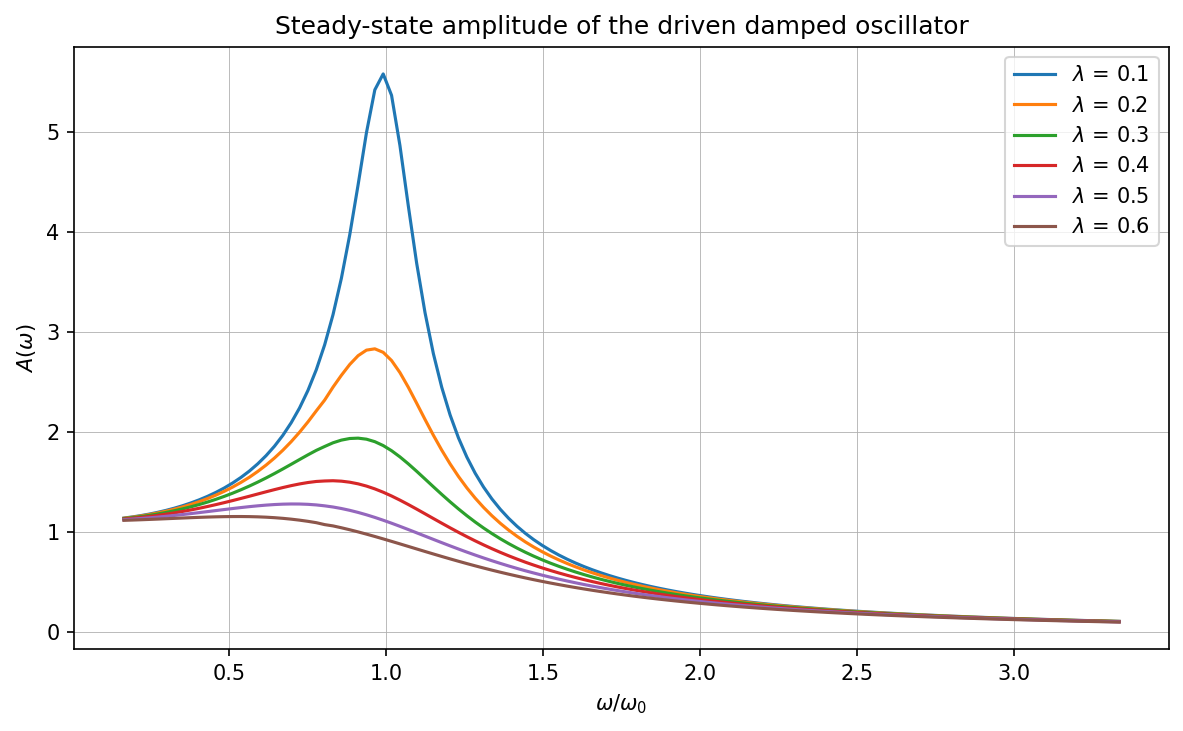

Write the Python code that produced this figure.
"""
Worksheet 2, Problem 2  --  Python 3 corrected version of p2.py

Damped and driven oscillator

    d2(theta)/dt2 + 2 lambda w0 d(theta)/dt + w0^2 theta = (F0/m) sin(w t)

Integrate, plot the steady-state amplitude against the relative frequency
w/w0 for different damping, and numerically determine the resonant frequency
    w_r = w0 sqrt(1 - 2 lambda^2).

The original p2.py was already correct; this version is a tidy-up.

Changes made relative to the original p2.py
-------------------------------------------
1. f1 and f2 were redefined on every pass of a 600-iteration nested loop.
   They are now module-level functions taking their parameters as arguments,
   so nothing closes over a loop variable.
2. n = np.where(A == np.amax(A)) sat inside the inner loop, where only its
   last value was ever used.  The argmax is now taken once, after the sweep.
3. The measured resonance is compared against the analytic
   w_r = w0 sqrt(1 - 2 lambda^2), and the case 2 lambda^2 >= 1 (no resonance
   peak at all) is handled instead of silently reporting the grid edge.
4. A finer frequency grid and parabolic interpolation through the three
   points around the peak, so the resonance is resolved below the grid
   spacing instead of being quantised to it.
5. plt.legend() is called once at the end rather than once per curve.

Algorithms are hand written: no ODE solver is imported.
"""

import numpy as np
import matplotlib.pyplot as plt


def f_pos(v):
    """d(theta)/dt = v"""
    return v


def f_vel(x, v, t, lam, w0, w_drive, F):
    """d(v)/dt = -2 lambda w0 v - w0^2 x + F sin(w t)"""
    return -2.0 * lam * w0 * v - w0 ** 2 * x + F * np.sin(w_drive * t)


def rk4_driven(lam, w0, w_drive, F, t_end=300.0, n_steps=3000,
               x0=0.0, v0=4.0):
    """Classic RK4 with correct half-step stage times."""
    t = np.linspace(0.0, t_end, n_steps)
    dt = t[1] - t[0]
    x = np.zeros(n_steps)
    v = np.zeros(n_steps)
    x[0], v[0] = x0, v0

    for i in range(n_steps - 1):
        ti = t[i]

        k1x = f_pos(v[i])
        k1v = f_vel(x[i], v[i], ti, lam, w0, w_drive, F)

        k2x = f_pos(v[i] + 0.5 * dt * k1v)
        k2v = f_vel(x[i] + 0.5 * dt * k1x, v[i] + 0.5 * dt * k1v,
                    ti + 0.5 * dt, lam, w0, w_drive, F)

        k3x = f_pos(v[i] + 0.5 * dt * k2v)
        k3v = f_vel(x[i] + 0.5 * dt * k2x, v[i] + 0.5 * dt * k2v,
                    ti + 0.5 * dt, lam, w0, w_drive, F)

        k4x = f_pos(v[i] + dt * k3v)
        k4v = f_vel(x[i] + dt * k3x, v[i] + dt * k3v,
                    ti + dt, lam, w0, w_drive, F)

        x[i + 1] = x[i] + dt * (k1x + 2.0 * k2x + 2.0 * k3x + k4x) / 6.0
        v[i + 1] = v[i] + dt * (k1v + 2.0 * k2v + 2.0 * k3v + k4v) / 6.0

    return t, x, v


def steady_amplitude(lam, w0, w_drive, F, transient_fraction=0.5):
    """
    Peak displacement after the transient has decayed.  The first half of the
    trajectory is discarded, which is what "steady state" means here.
    """
    _, x, _ = rk4_driven(lam, w0, w_drive, F)
    start = int(len(x) * transient_fraction)
    return np.max(np.abs(x[start:]))


def parabolic_peak(xs, ys, i):
    """
    Refine the location of a maximum by fitting a parabola through the three
    samples around index i.  Hand-written; no curve-fitting routine used.
    """
    if i == 0 or i == len(xs) - 1:
        return xs[i]
    y0, y1, y2 = ys[i - 1], ys[i], ys[i + 1]
    denom = y0 - 2.0 * y1 + y2
    if denom == 0.0:
        return xs[i]
    # vertex offset in units of the (uniform) grid spacing
    delta = 0.5 * (y0 - y2) / denom
    return xs[i] + delta * (xs[i + 1] - xs[i])


def main():
    w0 = 3.0
    F = 10.0
    w_grid = np.linspace(0.5, 10.0, 120)
    lambdas = np.arange(0.1, 0.7, 0.1)

    fig, ax = plt.subplots(figsize=(8, 5))

    print("%-10s %-14s %-14s %-10s" %
          ("lambda", "w_r measured", "w_r analytic", "rel. error"))

    for lam in lambdas:
        A = np.zeros(len(w_grid))
        for j, w_drive in enumerate(w_grid):
            A[j] = steady_amplitude(lam, w0, w_drive, F)

        peak = int(np.argmax(A))
        w_r = parabolic_peak(w_grid, A, peak)

        if 1.0 - 2.0 * lam ** 2 > 0.0:
            w_r_exact = w0 * np.sqrt(1.0 - 2.0 * lam ** 2)
            rel = abs(w_r - w_r_exact) / w_r_exact
            print("%-10.2f %-14.4f %-14.4f %-10.2e"
                  % (lam, w_r, w_r_exact, rel))
        else:
            print("%-10.2f %-14.4f %-14s %-10s"
                  % (lam, w_r, "none", "-- overdamped, no peak"))

        ax.plot(w_grid / w0, A, label=r"$\lambda$ = %.1f" % lam)

    ax.set_xlabel(r"$\omega/\omega_0$")
    ax.set_ylabel(r"$A(\omega)$")
    ax.set_title("Steady-state amplitude of the driven damped oscillator")
    ax.grid(True, lw=0.4)
    ax.legend()
    fig.tight_layout()
    plt.show()


if __name__ == "__main__":
    main()
